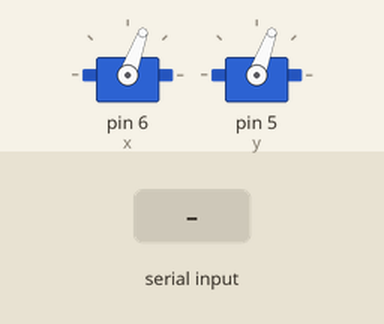
A sketch run on a simulated Arduino Uno, built with avr-gcc and run on an emulated ATmega328P. On the bench: 2 × servo. The inputs (shaded band) are chosen by the test bench.

Above: at 1.2 s.
1.3 s: "90,45\n" received over Serial
At 2.0 s:
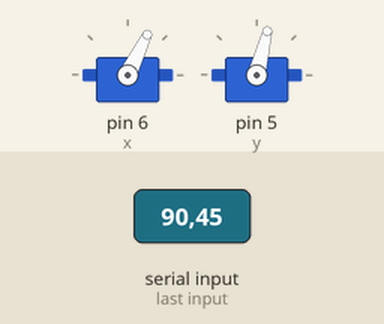
2.8 s: "30,150\n" received over Serial
At 3.7 s:
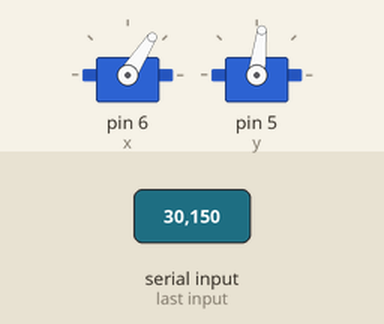
Timing chart, 0 to 5.8 s (numbered marks = the images above; inputs shaded):
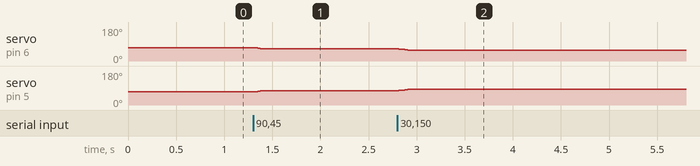

The sketch:

moving_camera.ino
```cpp
/* Created by syafiqmuda
 *  BITI 1113 - Artificial Intelligent
 *  Final Assesment (2021)
 *
 *  Special thankyou to Liz Miller from LearnRobotic.com
 *  https://www.learnrobotics.org/blog/face-tracking-opencv/?utm_source=youtube&utm_medium=description&utm_campaign=face_tracking_video
*/

#include<Servo.h>

Servo x, y;
int width = 640, height = 480;  // total resolution of the video
int xpos = 70, ypos = 70;  // initial positions of both Servos
void setup() {

  Serial.begin(9600);
  x.attach(6);
  y.attach(5);
  x.write(xpos);
  y.write(ypos);
}

void loop() {
  if (Serial.available() > 0)
  {
    int x_mid, y_mid;
    if (Serial.read() == 'X')
    {
      x_mid = Serial.parseInt();  // read center x-coordinate

      if (Serial.read() == 'Y'){
        y_mid = Serial.parseInt(); // read center y-coordinate
      }
    }


    /* adjust the servo within the squared region if the coordinates
        is outside it
    */
    if (x_mid > width / 2 + 55){
      xpos += 1;
    }

    if (x_mid < width / 2 - 55){
      xpos -= 1;
    }

    if (y_mid < height / 2 + 55){
      ypos -= 1;
    }

    if (y_mid > height / 2 - 55){
      ypos += 1;
    }

    // if the servo degree is outside its range
    if (xpos >= 160)
      xpos = 170;
    else if (xpos <= 0)
      xpos = 0;
    if (ypos >= 160)
      ypos = 170;
    else if (ypos <= 0)
      ypos = 0;

    delay(15);

    x.write(xpos);
    y.write(ypos);
  }
}
```

Measured:
- after the input at 1.3 s, servo on pin 6 (x): 70° → 64° at once; servo on pin 5 (y): 70° → 76° at once
- after the input at 2.8 s, servo on pin 6 (x): 64° → 57° at once; servo on pin 5 (y): 76° → 83° at once
